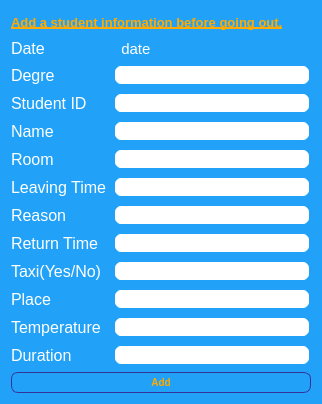
<?xml version="1.0" encoding="UTF-8"?>
<ui version="4.0">
 <class>AddStudentForm</class>
 <widget class="QDialog" name="AddStudentForm">
  <property name="geometry">
   <rect>
    <x>0</x>
    <y>0</y>
    <width>322</width>
    <height>404</height>
   </rect>
  </property>
  <property name="windowTitle">
   <string>Dialog</string>
  </property>
  <property name="styleSheet">
   <string notr="true">#AddStudentForm{
background:  rgb(33, 162, 248);;
}

QLineEdit {
padding: 1px;
border-style: solid;
border: 2px solid  rgb(33, 162, 248);
border-radius: 8px;
}

QPushButton {
color: white;
background-color:  rgb(33, 162, 248);
border-width: 1px;
border-color: #339;
border-style: solid;
border-radius: 7;
padding: 3px;
font-size: 10px;
padding-left: 5px;
padding-right: 5px;
width: 150px;
min-height: 13px;
max-height: 13px;
}

</string>
  </property>
  <layout class="QVBoxLayout" name="verticalLayout">
   <item>
    <layout class="QGridLayout" name="gridLayout">
     <item row="2" column="0">
      <widget class="QPushButton" name="insertIntoDbButton">
       <property name="font">
        <font>
         <pointsize>-1</pointsize>
         <weight>75</weight>
         <bold>true</bold>
        </font>
       </property>
       <property name="styleSheet">
        <string notr="true">color: rgb(255, 170, 0);</string>
       </property>
       <property name="text">
        <string>Add</string>
       </property>
      </widget>
     </item>
     <item row="0" column="0">
      <widget class="QLabel" name="label_6">
       <property name="font">
        <font>
         <pointsize>10</pointsize>
         <weight>75</weight>
         <bold>true</bold>
         <underline>true</underline>
         <strikeout>false</strikeout>
        </font>
       </property>
       <property name="styleSheet">
        <string notr="true">color: rgb(255, 255, 255);
color: rgb(255, 170, 0);</string>
       </property>
       <property name="text">
        <string>Add a student information before going out.</string>
       </property>
      </widget>
     </item>
     <item row="1" column="0">
      <layout class="QFormLayout" name="formLayout_2">
       <item row="0" column="0">
        <widget class="QLabel" name="dateLabel">
         <property name="font">
          <font>
           <pointsize>12</pointsize>
          </font>
         </property>
         <property name="styleSheet">
          <string notr="true">color: rgb(255, 255, 255);</string>
         </property>
         <property name="text">
          <string>Date</string>
         </property>
        </widget>
       </item>
       <item row="1" column="0">
        <widget class="QLabel" name="LevelLabel">
         <property name="font">
          <font>
           <pointsize>12</pointsize>
          </font>
         </property>
         <property name="styleSheet">
          <string notr="true">color: rgb(255, 255, 255);</string>
         </property>
         <property name="text">
          <string>Degre</string>
         </property>
        </widget>
       </item>
       <item row="1" column="1">
        <widget class="QLineEdit" name="levelLineEdit"/>
       </item>
       <item row="2" column="0">
        <widget class="QLabel" name="studentIdLabel">
         <property name="font">
          <font>
           <pointsize>12</pointsize>
          </font>
         </property>
         <property name="styleSheet">
          <string notr="true">color: rgb(255, 255, 255);</string>
         </property>
         <property name="text">
          <string>Student ID</string>
         </property>
        </widget>
       </item>
       <item row="2" column="1">
        <widget class="QLineEdit" name="studentIDLineEdit"/>
       </item>
       <item row="3" column="0">
        <widget class="QLabel" name="nameLabel">
         <property name="font">
          <font>
           <pointsize>12</pointsize>
          </font>
         </property>
         <property name="styleSheet">
          <string notr="true">color: rgb(255, 255, 255);</string>
         </property>
         <property name="text">
          <string>Name</string>
         </property>
        </widget>
       </item>
       <item row="3" column="1">
        <widget class="QLineEdit" name="nameLineEdit"/>
       </item>
       <item row="4" column="0">
        <widget class="QLabel" name="roomLabel">
         <property name="font">
          <font>
           <pointsize>12</pointsize>
          </font>
         </property>
         <property name="styleSheet">
          <string notr="true">color: rgb(255, 255, 255);</string>
         </property>
         <property name="text">
          <string>Room</string>
         </property>
        </widget>
       </item>
       <item row="4" column="1">
        <widget class="QLineEdit" name="roomLineEdit"/>
       </item>
       <item row="5" column="0">
        <widget class="QLabel" name="timeLeavingLabel">
         <property name="font">
          <font>
           <pointsize>12</pointsize>
          </font>
         </property>
         <property name="styleSheet">
          <string notr="true">color: rgb(255, 255, 255);</string>
         </property>
         <property name="text">
          <string>Leaving Time</string>
         </property>
        </widget>
       </item>
       <item row="5" column="1">
        <widget class="QLineEdit" name="timeLeavingLineEdit"/>
       </item>
       <item row="7" column="0">
        <widget class="QLabel" name="timereturnLabel">
         <property name="font">
          <font>
           <pointsize>12</pointsize>
          </font>
         </property>
         <property name="styleSheet">
          <string notr="true">color: rgb(255, 255, 255);</string>
         </property>
         <property name="text">
          <string>Return Time</string>
         </property>
        </widget>
       </item>
       <item row="7" column="1">
        <widget class="QLineEdit" name="timeReturnLineEdit"/>
       </item>
       <item row="8" column="0">
        <widget class="QLabel" name="taxiLabel">
         <property name="font">
          <font>
           <pointsize>12</pointsize>
          </font>
         </property>
         <property name="styleSheet">
          <string notr="true">color: rgb(255, 255, 255);</string>
         </property>
         <property name="text">
          <string>Taxi(Yes/No)</string>
         </property>
        </widget>
       </item>
       <item row="8" column="1">
        <widget class="QLineEdit" name="taxiLineEdit"/>
       </item>
       <item row="9" column="0">
        <widget class="QLabel" name="PlaceLabel">
         <property name="font">
          <font>
           <pointsize>12</pointsize>
          </font>
         </property>
         <property name="styleSheet">
          <string notr="true">color: rgb(255, 255, 255);</string>
         </property>
         <property name="text">
          <string>Place</string>
         </property>
        </widget>
       </item>
       <item row="9" column="1">
        <widget class="QLineEdit" name="placeLineEdit"/>
       </item>
       <item row="10" column="0">
        <widget class="QLabel" name="temperatureLabel">
         <property name="font">
          <font>
           <pointsize>12</pointsize>
          </font>
         </property>
         <property name="styleSheet">
          <string notr="true">color: rgb(255, 255, 255);</string>
         </property>
         <property name="text">
          <string>Temperature</string>
         </property>
        </widget>
       </item>
       <item row="10" column="1">
        <widget class="QLineEdit" name="temperatureLineEdit"/>
       </item>
       <item row="6" column="1">
        <widget class="QLineEdit" name="reasonLineEdit"/>
       </item>
       <item row="6" column="0">
        <widget class="QLabel" name="reasonLabel">
         <property name="font">
          <font>
           <pointsize>12</pointsize>
           <weight>50</weight>
           <bold>false</bold>
          </font>
         </property>
         <property name="styleSheet">
          <string notr="true">color: rgb(255, 255, 255);</string>
         </property>
         <property name="text">
          <string>Reason</string>
         </property>
        </widget>
       </item>
       <item row="12" column="0">
        <widget class="QLabel" name="durationLabel">
         <property name="font">
          <font>
           <pointsize>12</pointsize>
          </font>
         </property>
         <property name="styleSheet">
          <string notr="true">color: rgb(255, 255, 255);</string>
         </property>
         <property name="text">
          <string>Duration</string>
         </property>
        </widget>
       </item>
       <item row="12" column="1">
        <widget class="QLineEdit" name="durationLineEdit"/>
       </item>
       <item row="0" column="1">
        <widget class="QLabel" name="label">
         <property name="font">
          <font>
           <pointsize>11</pointsize>
          </font>
         </property>
         <property name="styleSheet">
          <string notr="true">color: rgb(255, 255, 255);</string>
         </property>
         <property name="text">
          <string>  date</string>
         </property>
        </widget>
       </item>
      </layout>
     </item>
    </layout>
   </item>
  </layout>
 </widget>
 <tabstops>
  <tabstop>levelLineEdit</tabstop>
  <tabstop>studentIDLineEdit</tabstop>
  <tabstop>nameLineEdit</tabstop>
  <tabstop>roomLineEdit</tabstop>
  <tabstop>timeLeavingLineEdit</tabstop>
  <tabstop>reasonLineEdit</tabstop>
  <tabstop>timeReturnLineEdit</tabstop>
  <tabstop>taxiLineEdit</tabstop>
  <tabstop>placeLineEdit</tabstop>
  <tabstop>temperatureLineEdit</tabstop>
  <tabstop>durationLineEdit</tabstop>
  <tabstop>insertIntoDbButton</tabstop>
 </tabstops>
 <resources/>
 <connections/>
</ui>
